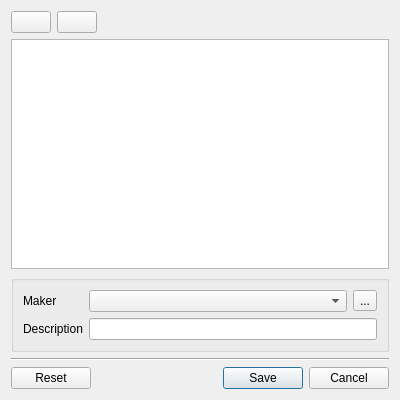
<?xml version="1.0" encoding="UTF-8"?>
<ui version="4.0">
 <class>ShoeModelView</class>
 <widget class="QDialog" name="ShoeModelView">
  <property name="windowModality">
   <enum>Qt::ApplicationModal</enum>
  </property>
  <property name="geometry">
   <rect>
    <x>0</x>
    <y>0</y>
    <width>400</width>
    <height>400</height>
   </rect>
  </property>
  <property name="windowTitle">
   <string>Edit &quot;Shoe model&quot;</string>
  </property>
  <layout class="QVBoxLayout" name="verticalLayout">
   <item>
    <layout class="QHBoxLayout" name="horizontalLayout_2">
     <item>
      <widget class="QPushButton" name="addPushButton">
       <property name="icon">
        <iconset resource="../../../resources/application.qrc">
         <normaloff>:/images/list_add</normaloff>:/images/list_add</iconset>
       </property>
      </widget>
     </item>
     <item>
      <widget class="QPushButton" name="removePushButton">
       <property name="text">
        <string/>
       </property>
       <property name="icon">
        <iconset resource="../../../resources/application.qrc">
         <normaloff>:/images/list_remove</normaloff>:/images/list_remove</iconset>
       </property>
      </widget>
     </item>
     <item>
      <spacer name="horizontalSpacer">
       <property name="orientation">
        <enum>Qt::Horizontal</enum>
       </property>
       <property name="sizeHint" stdset="0">
        <size>
         <width>40</width>
         <height>20</height>
        </size>
       </property>
      </spacer>
     </item>
    </layout>
   </item>
   <item>
    <widget class="QTableView" name="tableView">
     <property name="editTriggers">
      <set>QAbstractItemView::NoEditTriggers</set>
     </property>
     <property name="selectionMode">
      <enum>QAbstractItemView::SingleSelection</enum>
     </property>
     <property name="selectionBehavior">
      <enum>QAbstractItemView::SelectRows</enum>
     </property>
     <property name="cornerButtonEnabled">
      <bool>false</bool>
     </property>
    </widget>
   </item>
   <item>
    <widget class="QGroupBox" name="groupBox">
     <property name="title">
      <string/>
     </property>
     <layout class="QGridLayout" name="gridLayout">
      <item row="1" column="0">
       <widget class="QLabel" name="descriptionLabel">
        <property name="text">
         <string>Description</string>
        </property>
        <property name="buddy">
         <cstring>descriptionLineEdit</cstring>
        </property>
       </widget>
      </item>
      <item row="0" column="0">
       <widget class="QLabel" name="shoeMakerLabel">
        <property name="text">
         <string>Maker</string>
        </property>
        <property name="buddy">
         <cstring>shoeMakerComboBox</cstring>
        </property>
       </widget>
      </item>
      <item row="1" column="1">
       <widget class="QLineEdit" name="descriptionLineEdit"/>
      </item>
      <item row="0" column="1">
       <layout class="QHBoxLayout" name="horizontalLayout_3">
        <item>
         <widget class="QComboBox" name="shoeMakerComboBox"/>
        </item>
        <item>
         <widget class="QToolButton" name="shoeMakerToolButton">
          <property name="text">
           <string>...</string>
          </property>
         </widget>
        </item>
       </layout>
      </item>
     </layout>
    </widget>
   </item>
   <item>
    <widget class="Line" name="line">
     <property name="orientation">
      <enum>Qt::Horizontal</enum>
     </property>
    </widget>
   </item>
   <item>
    <layout class="QHBoxLayout" name="horizontalLayout">
     <item>
      <widget class="QPushButton" name="resetPushButton">
       <property name="text">
        <string>Reset</string>
       </property>
       <property name="icon">
        <iconset resource="../../../resources/application.qrc">
         <normaloff>:/images/reset</normaloff>:/images/reset</iconset>
       </property>
      </widget>
     </item>
     <item>
      <spacer name="horizontalSpacer_2">
       <property name="orientation">
        <enum>Qt::Horizontal</enum>
       </property>
       <property name="sizeHint" stdset="0">
        <size>
         <width>40</width>
         <height>20</height>
        </size>
       </property>
      </spacer>
     </item>
     <item>
      <widget class="QPushButton" name="savePushButton">
       <property name="text">
        <string>Save</string>
       </property>
       <property name="icon">
        <iconset resource="../../../resources/application.qrc">
         <normaloff>:/images/save</normaloff>:/images/save</iconset>
       </property>
       <property name="default">
        <bool>true</bool>
       </property>
      </widget>
     </item>
     <item>
      <widget class="QPushButton" name="cancelPushButton">
       <property name="text">
        <string>Cancel</string>
       </property>
       <property name="icon">
        <iconset resource="../../../resources/application.qrc">
         <normaloff>:/images/cancel</normaloff>:/images/cancel</iconset>
       </property>
      </widget>
     </item>
    </layout>
   </item>
  </layout>
 </widget>
 <resources>
  <include location="../../../resources/application.qrc"/>
 </resources>
 <connections/>
</ui>
